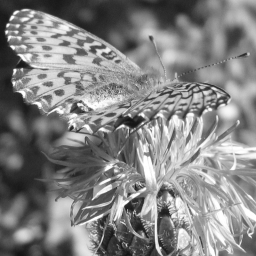
#> input picture TP_IMAGE_MAP201/TP4/papillon.bmp, 256 x 256 px
$ jupyter execute --allow-errors Nastaran_TP4-2024-2025-v2.ipynb   (shell and % lines are left out)
#> lines starting #> are read from the running program, lines starting #| are printed output that depends on the picture
[cell 1]
import numpy as np
import matplotlib.pyplot as plt
plt.ion()
plt.rcParams["image.cmap"] = "gray"
import sys
from utils import *

# Thème Image - TP4 - Détection de contours

Ce TP est __noté__.
- Les travaux doivent être postés sur Chamilo (ou envoyés par mail à votre chargé de TP).
- Vous rendrez UN UNIQUE FICHIER au format `html` qui contiendra le compte rendu et les codes.
- Soyez attentifs à correctement commenter et indenter le code pour faciliter la lecture.
- **De manière générale, soyez attentifs à la présentation des résultats et à la
  rédaction. Le thème de ce TP est l'image, il est donc obligatoire
  d'illustrer votre propos avec les images produites.**
- **Utiliser autant que possible les fonctions de `matplotlib` pour une présentation professionnelle de vos résultats.**

<span style="color:red">**IMPORTANT**</span>

<span style="color:red">**Une fois tous les exercices terminés, vous exporterez le notebook au format HTML. Vous nommerez le fichier</span>

MAP201-\<Code du groupe\>-TP4-\<Prenom1\>-\<Nom1\>-\<Prenom2\>-\<Nom2\>,

<span style="color:red">**où vous remplacerez \<Code du groupe\> par le code de votre groupe de TP (e.g. INF-01) et \<Prenom\> et \<Nom\> par les prénoms et noms de votre binôme.**</span>

<span style="color:red">**C'est ce fichier (ou une conversion au format PDF) que vous devrez poster sur Chamilo (MAP201 / Groupes / Travaux) au plus tard à la fin de la séance.**
</span>

# Préambule
## Utilisation des filtres

Dans la cellule ci-dessous, on a défini les fonctions`check_and_get_patch_2D(img, u, v, m)`, `get_gauss_filter_2D` et `apply_filter_2D(im, W)` codées lors du TP3. Vous pourrez les réutiliser librement dans ce TP.

Vous pouvez tester ces deux fonctions dans la cellule suivante.

Veillez à bien comprendre ces deux cellules afin de faire les exercices suivants.

[cell 2]
def check_and_get_patch_2D(img, u, v, m):
    # Check
    if u - m < 0 or u + m >= img.shape[0]:
        return False, None

    # Check
    if v - m < 0 or v + m >= img.shape[1]:
        return False, None

    # Compute
    patch = np.empty((2*m+1, 2*m+1))
    for i in range(2*m+1):
        for j in range(2*m+1):
            patch[i, j] = img[u-m+i,v-m+j]
    return True, patch

# Fonction gaussienne 1D
def f(x, sig):
    return np.exp(-x**2/(2*sig**2))

# Fonction gaussienne 2D
def f_2D(x, y, sig):
    return f(x, sig)*f(y, sig)


# Calcul d'un filtre gaussien en 2D
def get_gauss_filter_2D(sigma, epsilon):
    # Trouver le plus grand entier L tel que f(L) > epsilon
    L =  int(sigma * np.sqrt(-2 * np.log(epsilon)))

    # Calculer les poids
    w = np.empty((2*L+1, 2*L+1))
    for i in range(-L,L+1):
        for j in range(-L,L+1):
            w[L+i,L+j] = f_2D(i,j,sigma)

    # Normalisation obtenir un filtre de lissage
    w /= w.sum()
    return w

def apply_filter_2D(im, W):
    fil_img = np.empty(im.shape)

    if np.mod(W.shape[0],2) == 0 or np.mod(W.shape[1],2) == 0:
        raise ValueError("Le filtre doit avoir une longueur impaire.")
    else:
        m = int((W.shape[0] - 1) / 2)

    # Calculer l'image filtree
    for u in range(im.shape[0]):
        for v in range(im.shape[1]):
            ok, patch = check_and_get_patch_2D(im, u, v, m)
            if ok:
                mean_val = np.sum(patch * W)
            else:
                mean_val = 0
            fil_img[u, v] = mean_val
    return fil_img

[cell 3]
# L'image d'origine
im1 = plt.imread('papillon.bmp')
#> im1 is the input picture: shape (256, 256); min 19, max 255, mean 131.6

# Filtrage avec un filtre moyen
M = np.ones([3,3]) / 9 # Filtre moyen
im2 = apply_filter_2D(im1, M)
#> after the loop in apply_filter_2D, `for u in range(im.shape[0]):`:
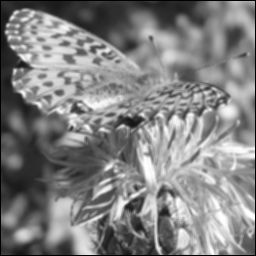
#> fil_img: shape (256, 256) float64; min 0, max 255, mean 130.1

# Filtrage gaussien
G = get_gauss_filter_2D(2.5,0.001)
im3 = apply_filter_2D(im1,G)
#> after the loop in apply_filter_2D (call 2), `for u in range(im.shape[0]):`:
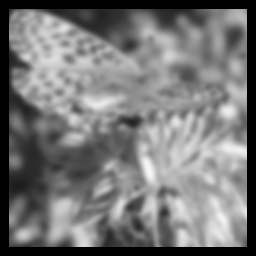
#> fil_img: shape (256, 256) float64; min 0, max 247.2, mean 118.6


fig,ax = plt.subplots(1,3,figsize=(12,4))
ax[0].imshow(im1,vmin=0,vmax=255,cmap='gray')
ax[0].set_axis_off()
ax[0].set_title('Origine')
ax[1].imshow(im2,vmin=0,vmax=255,cmap='gray')
ax[1].set_axis_off()
ax[1].set_title('Fil. Moyen')
ax[2].imshow(im3,vmin=0,vmax=255,cmap='gray')
ax[2].set_axis_off()
ax[2].set_title('Fil. gaussien')
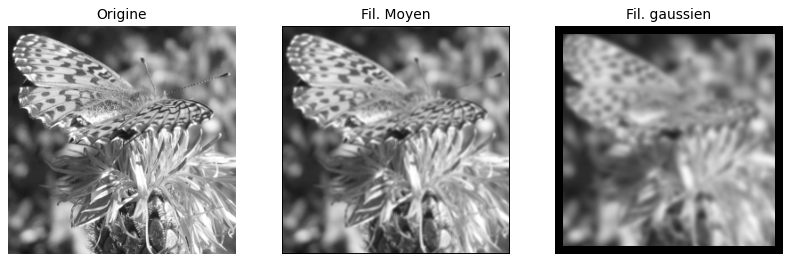
#> figure drawn by matplotlib, 3 panels

# Dérivées de l'image

**Rappels de quelques définitions** : On munit le plan du système de coordonnées habituel $(x,y)$.
Une image continue est vue comme une fonction
$$I :
  \begin{array}{ccl}
    \mathbb{R}^2 &\to& \mathbb{R}\\
    (x,y) &\mapsto& I(x,y),
  \end{array}$$

où $I(x,y)$ correspond à l'intensité lumineuse au point $(x,y)$.
On note
$\frac{\partial I}{\partial x}$ et $\frac{\partial I}{\partial y}$
les dérivées partielles (qu'on suppose définies partout) et
$\nabla\ I = (\frac{\partial I}{\partial x}, \frac{\partial I}{\partial y})$
le gradient de $I$. La norme du gradient
$$\|\nabla\ I\| = \sqrt{\left(\frac{\partial I}{\partial x}\right)^2 +
  \left(\frac{\partial I}{\partial y}\right)^2}$$
est donc une fonction de $\mathbb{R}^2$ dans $\mathbb{R}$.

## Exercice 1 (5 points)
Soit `im` une image numérique donnée sous la forme d'un tableau à deux dimensions
contenant des entiers de 0 à 255. L'équivalent numérique des dérivées partielles de l'image est obtenu par application
des filtres $\verb#Dx# = \begin{bmatrix}0&0&0\\-0.5&0&0.5\\0&0&0\end{bmatrix}$ pour la direction $x$ et $\verb#Dy# = \begin{bmatrix}0&0.5&0\\0&0&0\\0&-0.5&0\end{bmatrix}$ pour la direction $y$. On notera `imx` et `imy` les dérivées partielles par rapport à $x$ et $y$ respectivement.

1. Coder deux fonctions `derive_partielle_x(im)` et `derive_partielle_y(im)` permettant de calculer `imx` et `imy`.
2. Tester le résultat sur les images `desert`, `papillon` et `sweets`.  Afficher l'image originale dans la première colonne, `imx` dans la deuxième et `imy` dans la troisième.
3. Charger l'image `modele`, calculer `imy` et afficher les deux. Expliquer pourquoi cette dernière est nulle.

[cell 4]
# Votre reponse à la question 1.

def derivee_partielle_x(im):
    ### A COMPLETER ###
    return imx

def derivee_partielle_y(im):
    ### A COMPLETER ###
    return imy

#> (a cell that did not finish here is left out)

[cell 6]
# Votre reponse à la question 3.

modele = np.array(plt.imread('modele.bmp'))
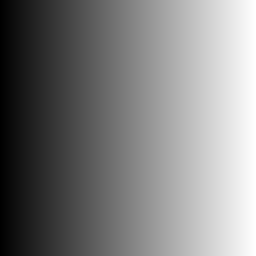
#> input picture TP_IMAGE_MAP201/TP4/modele.bmp, 256 x 256 px
#> modele is the input picture: shape (256, 256); min 0, max 255, mean 127.5

### A COMPLETER ###
